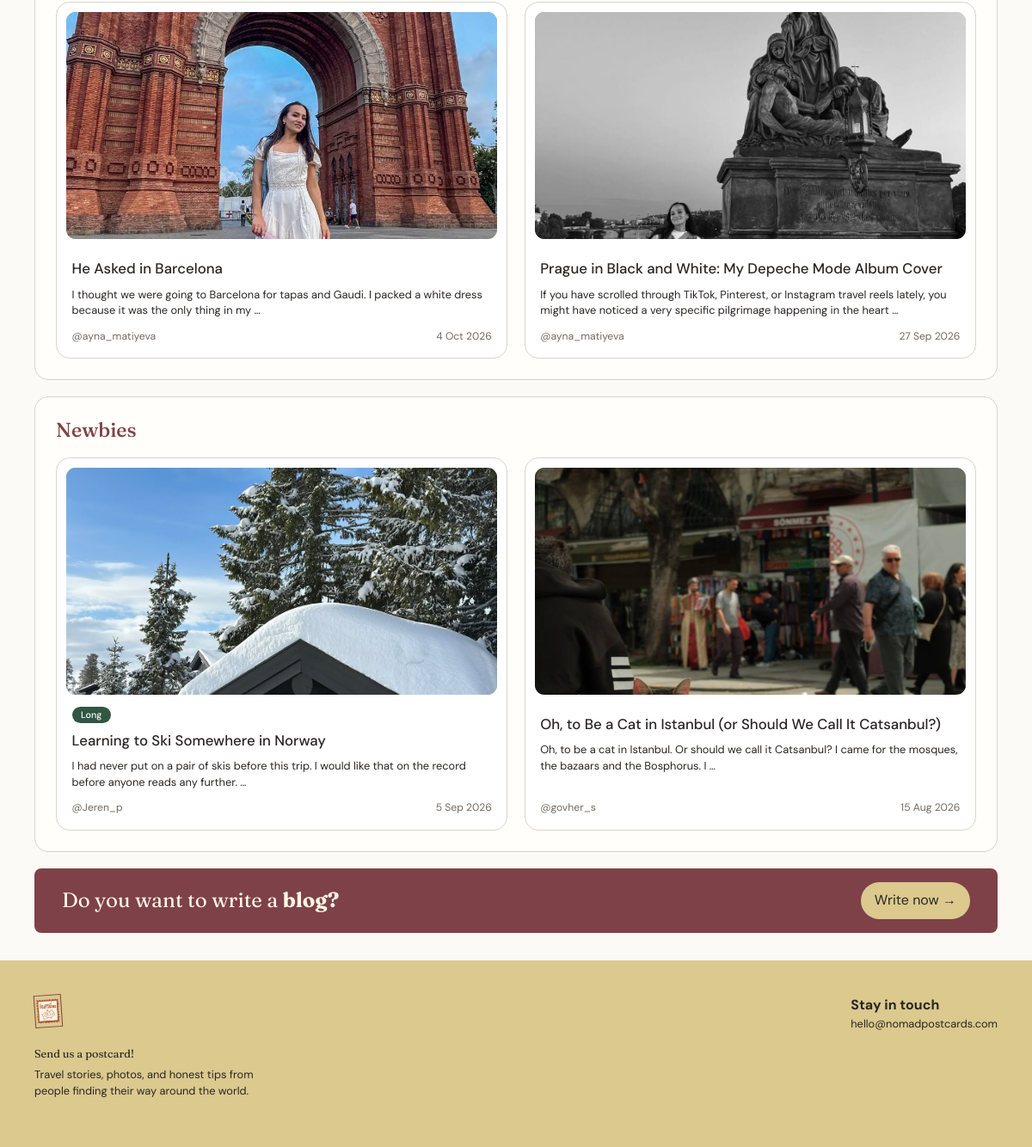
Before: / (lower part) with the older database file.
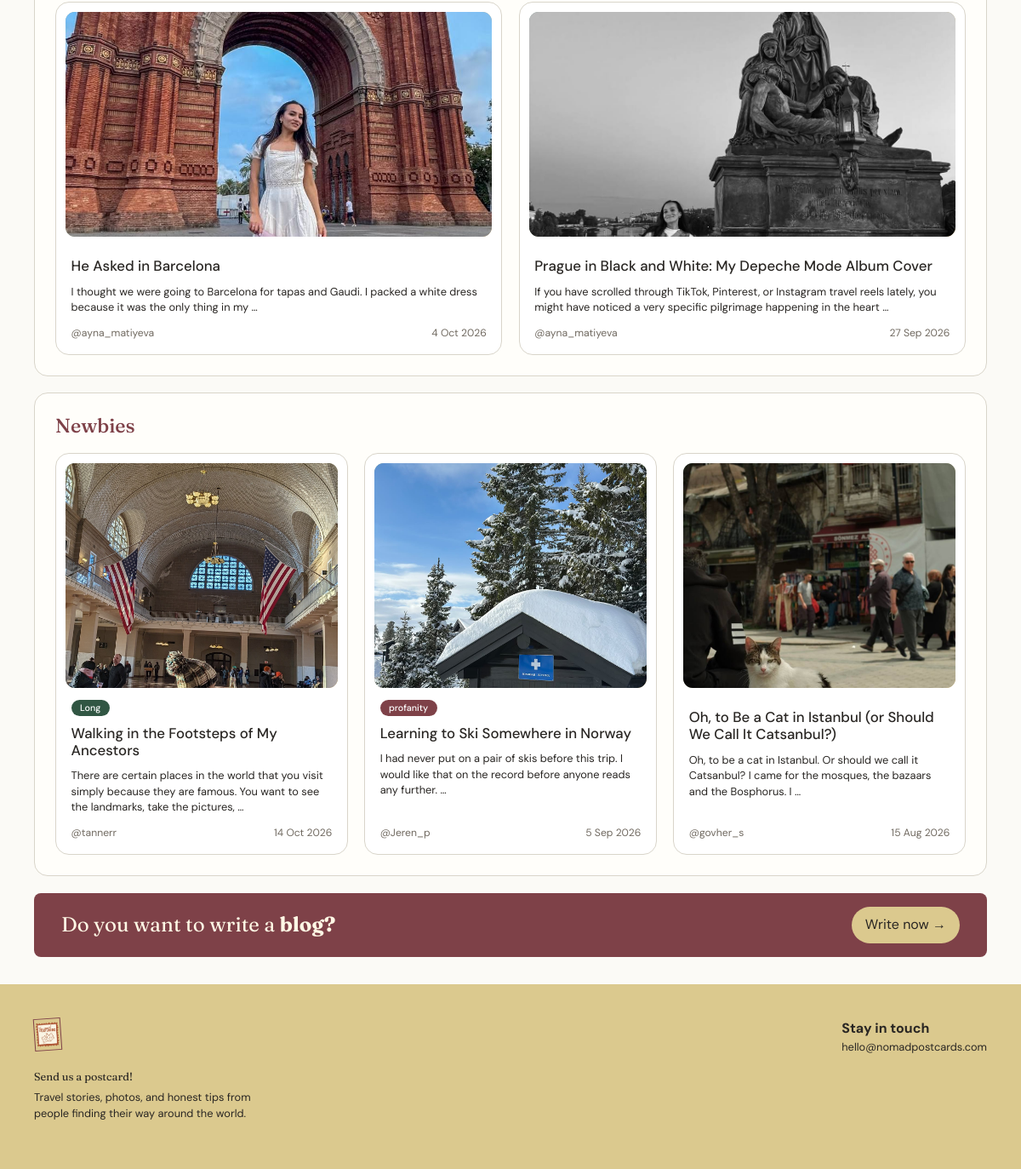
After: the same page with the newer database file.
### core/models.py (models this page shows, shortened)
class Post(models.Model):
    class Section(models.TextChoices):
        FOLLOWING = "following", "Following"
        TRENDING = "trending", "Trending"
        NEWBIES = "newbies", "Newbies"
    title = models.CharField(max_length=200)
    slug = models.SlugField(max_length=220, unique=True, blank=True)
    content = models.TextField()
    image = models.ImageField(upload_to="post_images/", blank=True, null=True)
    second_image = models.ImageField(upload_to="post_images/", blank=True, null=True)
    section = models.CharField(max_length=20, choices=Section.choices, default=Section.FOLLOWING)
    author = models.ForeignKey(
        settings.AUTH_USER_MODEL,
        on_delete=models.CASCADE
    )
    created_at = models.DateTimeField(default=timezone.now)
    is_hidden = models.BooleanField(default=False)
    has_explicit_langauge = models.BooleanField(default=False)
    is_long_read = models.BooleanField(default=False)
    has_external_links = models.BooleanField(default=False)
    def get_absolute_url(self):
        return reverse("core:post_detail", kwargs={"slug": self.slug})

### core/views.py (the view)
# urls.py: path("", views.HomeView.as_view(), name="home"),
class HomeView(TemplateView):
	template_name = "core/home.html"
	def get_context_data(self, **kwargs):
		context = super().get_context_data(**kwargs)
		query = self.request.GET.get("q", "").strip()
		excluded_labels = self.request.GET.getlist("exclude")
		posts = searched_posts(query, excluded_labels)
		following = list(posts.filter(section=Post.Section.FOLLOWING)[:5])
		context["featured_post"] = following[0] if following else None
		context["posts"] = following[1:]
		context["trending_posts"] = posts.filter(section=Post.Section.TRENDING)[:2]
		context["newbie_posts"] = posts.filter(section=Post.Section.NEWBIES)[:6]
		context["search_query"] = query
		context["excluded_labels"] = excluded_labels
		return context

### core/views.py (called while the page is built)
def searched_posts(query="", excluded_labels=None):
	posts = Post.objects.filter(is_hidden=False).order_by("-created_at")
	if query:
		posts = posts.filter(
			Q(title__icontains=query)
			| Q(content__icontains=query)
			| Q(author__username__icontains=query)
		)
	label_fields = {
		"profanity": "has_explicit_langauge",
		"external-links": "has_external_links",
		"long": "is_long_read",
	}
	for label in excluded_labels or []:
		if label in label_fields:
			posts = posts.filter(**{label_fields[label]: False})
	return posts

### core/templates/core/home.html (shortened to what this page needs)
{% extends "core/base.html" %}
{% block content %}
<section class="container feed-section">
    <section class="story-group muted-group">
        <div class="post-grid post-grid-preview">
            {% for post in trending_posts %}
                {% include "core/post_card.html" with post=post %}
            {% endfor %}
        </div>
    </section>
    <section class="story-group muted-group">
        <div class="section-heading"><h2>Newbies</h2></div>
        <div class="post-grid post-grid-preview">
            {% for post in newbie_posts %}
                {% include "core/post_card.html" with post=post %}
            {% endfor %}
        </div>
    </section>
</section>
<section class="write-banner container">
    <p>Do you want to write a <strong>blog?</strong></p>
    <a href="{% url 'core:create_post' %}">Write now <span aria-hidden="true">→</span></a>
</section>
{% endblock %}

### core/templates/core/post_card.html (shortened to what this page needs)
<article class="post-card">
    <a class="post-card-image" href="{{ post.get_absolute_url }}" aria-label="Read {{ post.title }}">
        {% if post.image %}
            <img src="{{ post.image.url }}" alt="{{ post.title }}">
        {% else %}
            <span class="image-placeholder">{{ post.title|slice:":1" }}</span>
        {% endif %}
    </a>
    <div class="post-card-body">
        <div class="badges">
            {% if post.has_explicit_langauge %}<span class="badge badge-red">profanity</span>{% endif %}
            {% if post.is_long_read %}<span class="badge badge-green">Long</span>{% endif %}
        </div>
        <h3><a href="{{ post.get_absolute_url }}">{{ post.title }}</a></h3>
        <p class="post-excerpt">{{ post.content|truncatewords:24 }}</p>
        <p class="post-meta">@{{ post.author.username }} <span>{{ post.created_at|date:"j M Y" }}</span></p>
    </div>
</article>

Changed rows visible on the page:
added Post: image (picture), is_long_read "Long", title "Walking in the Footsteps of My Ancestors", content "There are certain places in the world that you visit simply because they are famous. You want to see the landmarks, take the pictures, …", author.username "tannerr", created_at "14 Oct 2026", shown under "Newbies"
changed Post "Learning to Ski Somewhere in Norway": now shows "profanity"; no longer shows "Long"
